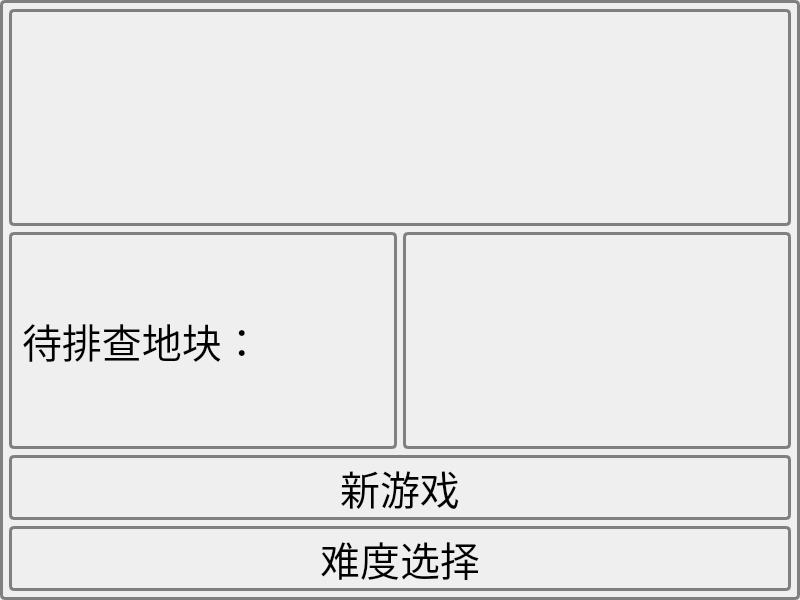
<?xml version="1.0" encoding="UTF-8"?>
<ui version="4.0">
 <class>MainWindow</class>
 <widget class="QMainWindow" name="MainWindow">
  <property name="geometry">
   <rect>
    <x>0</x>
    <y>0</y>
    <width>800</width>
    <height>600</height>
   </rect>
  </property>
  <property name="font">
   <font>
    <pointsize>30</pointsize>
   </font>
  </property>
  <property name="windowTitle">
   <string>MainWindow</string>
  </property>
  <property name="styleSheet">
   <string notr="true"/>
  </property>
  <widget class="QWidget" name="centralwidget">
   <property name="styleSheet">
    <string notr="true">
color:black;
border-radius:5px;
border:3px solid grey;
font:30pt;
font: bold 60px	bold px;
font-family	微软雅黑;
</string>
   </property>
   <layout class="QHBoxLayout" name="horizontalLayout">
    <item>
     <layout class="QVBoxLayout" name="verticalLayout" stretch="1,1,1,1">
      <item>
       <widget class="QLabel" name="label_3">
        <property name="text">
         <string/>
        </property>
       </widget>
      </item>
      <item>
       <layout class="QHBoxLayout" name="horizontalLayout_2">
        <item>
         <widget class="QLabel" name="label">
          <property name="font">
           <font>
            <family>12 px</family>
            <pointsize>-1</pointsize>
            <weight>75</weight>
            <italic>false</italic>
            <bold>true</bold>
           </font>
          </property>
          <property name="text">
           <string>待排查地块：</string>
          </property>
         </widget>
        </item>
        <item>
         <widget class="QLabel" name="label_2">
          <property name="font">
           <font>
            <family>12 px</family>
            <pointsize>-1</pointsize>
            <weight>75</weight>
            <italic>false</italic>
            <bold>true</bold>
           </font>
          </property>
          <property name="text">
           <string/>
          </property>
         </widget>
        </item>
       </layout>
      </item>
      <item>
       <widget class="QPushButton" name="pushButton">
        <property name="text">
         <string>新游戏</string>
        </property>
       </widget>
      </item>
      <item>
       <widget class="QPushButton" name="pushButton_2">
        <property name="styleSheet">
         <string notr="true">background-color:transparent;</string>
        </property>
        <property name="text">
         <string>难度选择</string>
        </property>
       </widget>
      </item>
     </layout>
    </item>
   </layout>
  </widget>
 </widget>
 <resources/>
 <connections/>
</ui>
